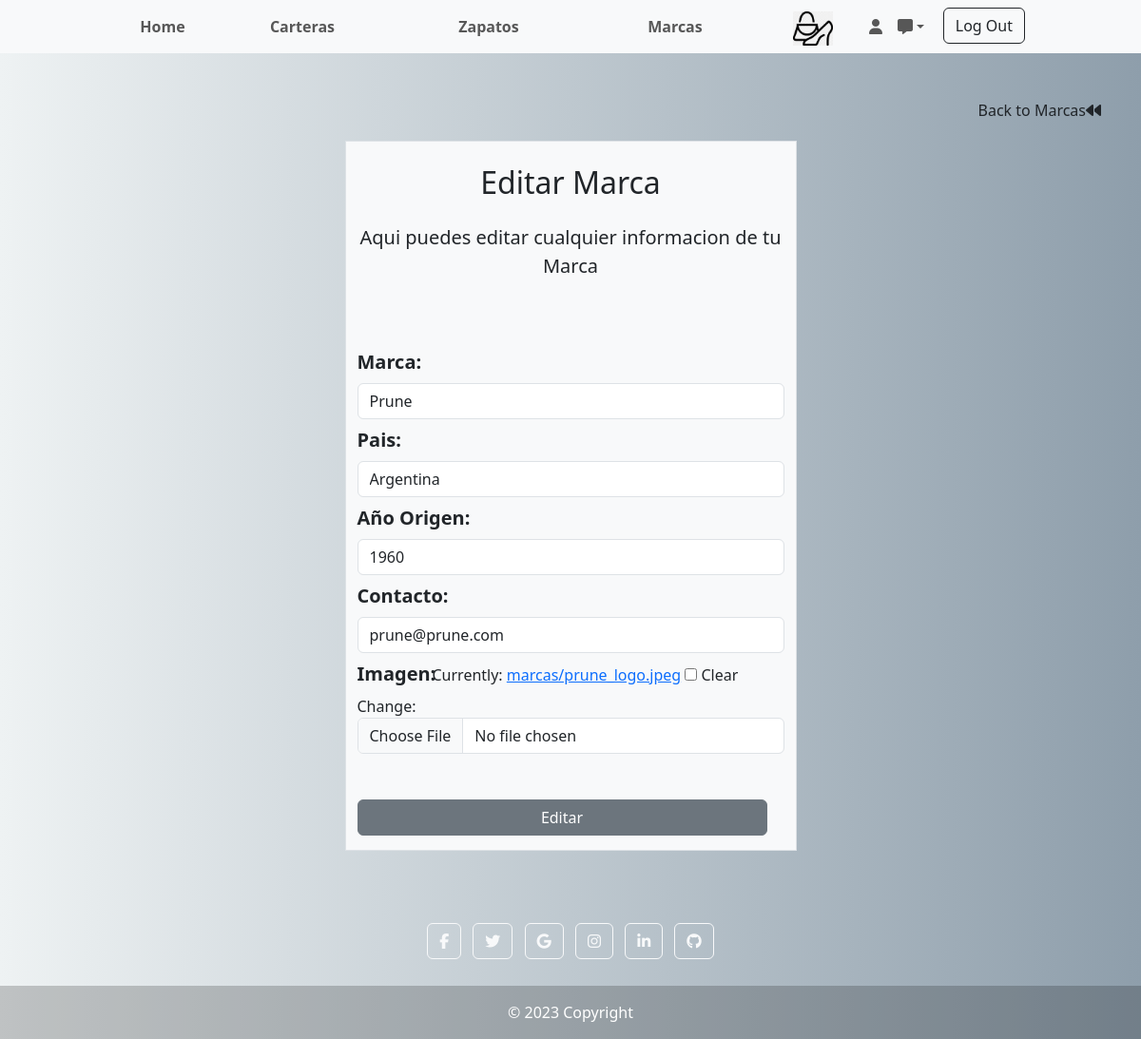
Screenshot of /tienda/edit_marca/1 with the database file from the repository.
### tienda/models.py (models this page shows, shortened)
class Marca(models.Model):
    marca = models.CharField(max_length=40)
    pais  = models.CharField(max_length=15)
    ano_origen = models.IntegerField()
    contacto = models.EmailField()
    imagen = models.ImageField(upload_to='marcas/', null=True, blank=True)

### tienda/views.py (the view)
# urls.py: path('edit_marca/<marca_id>', views.editMarca, name='edit_marca'),
def editMarca(request, marca_id):
    _marca = Marca.objects.get(id=marca_id)
    form = MarcaForm(instance=_marca, data=request.POST or None)
    if form.is_valid():
        form.save()
        return redirect('marcas')
    params = {'form':form}
    return render(request, 'edit_marca.html', params)

### tienda/forms.py
class MarcaForm(forms.ModelForm):
    class Meta:
        model = Marca
        fields = ['marca', 'pais', 'ano_origen', 'contacto', 'imagen']

### templates/edit_marca.html (shortened to what this page needs)
{% extends "layout_home.html" %}
{% load static %}
{% load i18n %}
{% load widget_tweaks %}
{% block next_content %}
<div class="container">
    <a class="nav-link text-end" href="{% url 'marcas' %}">Back to Marcas<i class="fa-solid fa-backward"></i> </a>
    <div class="row reflexion justify-content-around align-items-center" style="padding-top:20px;">
        <div class="col-12 col-md-5 border bg-light" style="padding-bottom:15px;">
            <h2 class="h1-responsive font-weight-bold text-center my-4">Editar Marca</h2>
            <p class="lead text-center">Aqui puedes editar cualquier informacion de tu Marca</p>
            <div class="form-group">
                <form action = "" method = "post">{% csrf_token %}
                    <label for="{{ form.marca.id_for_label }}" class="col-sm-2 col-form-label fs-5"><b>Marca:</b></label>
                    {{ form.marca|add_class:"form-control" }}
                    <label for="{{ form.pais.id_for_label }}" class="col-sm-4 col-form-label fs-5"><b>Pais:</b></label>
                    {{ form.pais|add_class:"form-control" }}
                    <label for="{{ form.ano_origen.id_for_label }}" class="col-sm-4 col-form-label fs-5"><b>Año Origen:</b></label>
                    {{ form.ano_origen|add_class:"form-control" }}
                    <label for="{{ form.contacto.id_for_label }}" class="col-sm-2 col-form-label fs-5"><b>Contacto:</b></label>
                    {{ form.contacto|add_class:"form-control" }}
                    <label for="{{ form.imagen.id_for_label }}" class="col-sm-2 col-form-label fs-5"><b>Imagen:</b></label>
                    {{ form.imagen|add_class:"form-control" }}
                    <div class="row justify-content-between">
                        <div class="col-lg-6 mx-auto">
                        </div>
                        <div class="d-grid gap-2 d-md-flex justify-content-md-end" style="padding-right:30px;">
                            <input type="submit" value="Editar" class="col-12 btn btn-secondary">
                        </div>
                    </div>
                </form>
            </div>
        </div>
    </div>
 </div>
{% endblock %}

### rows the page displays
Marca: marca "Prune", pais "Argentina", ano_origen "1960", contacto "prune@prune.com"
